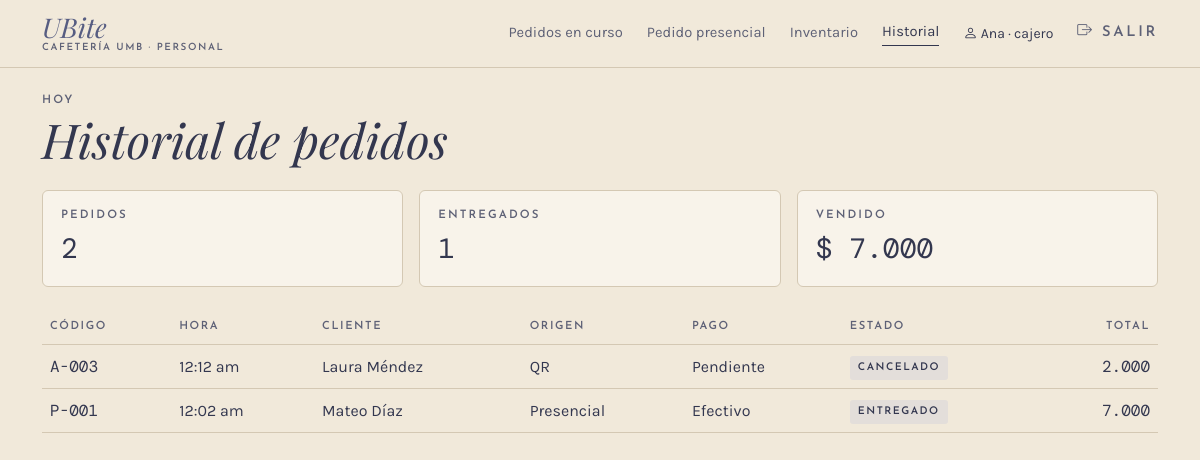
The page /caja/historial (signed in) on the database as committed earlier.
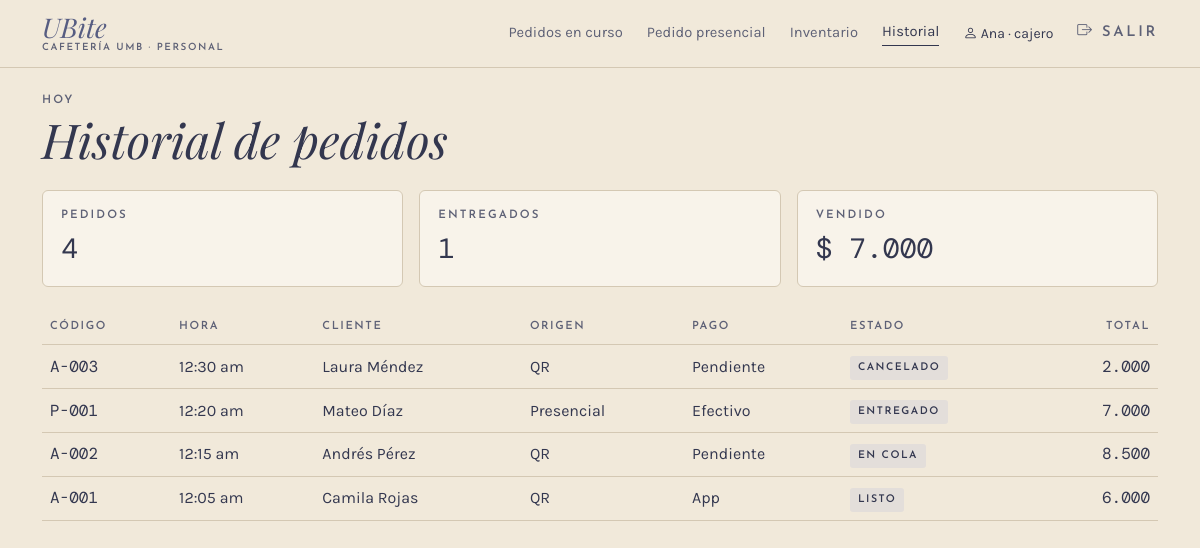
The same page on the database as committed later.
### app/models.py (models this page shows, shortened)
class Usuario(UserMixin, db.Model):
    __tablename__ = "usuario"
    __table_args__ = (
        db.CheckConstraint("rol IN ('cajero', 'administrador')", name="ck_usuario_rol"),
    )
    id_usuario = db.Column(db.Integer, primary_key=True, autoincrement=True)
    nombre = db.Column(db.Text, nullable=False)
    rol = db.Column(db.Text, nullable=False)
    username = db.Column(db.Text, nullable=False, unique=True)
    password_hash = db.Column(db.Text, nullable=False)
    activo = db.Column(db.Boolean, nullable=False, default=True)
    @property
    def is_active(self):
        return bool(self.activo)

class Pedido(db.Model):
    __tablename__ = "pedido"
    __table_args__ = (
        db.CheckConstraint("origen IN ('qr', 'presencial')", name="ck_pedido_origen"),
        db.CheckConstraint(
            "estado IN ('en_cola', 'en_preparacion', 'listo', 'entregado', 'cancelado')",
            name="ck_pedido_estado"),
        db.CheckConstraint("total >= 0", name="ck_pedido_total"),
    )
    TRANSICIONES = {
        "en_cola": {"en_preparacion", "listo", "cancelado"},
        "en_preparacion": {"listo", "cancelado"},
        "listo": {"entregado", "cancelado"},
        "entregado": set(),
        "cancelado": set(),
    }
    id_pedido = db.Column(db.Integer, primary_key=True, autoincrement=True)
    codigo = db.Column(db.Text, nullable=False, unique=True)
    id_cliente = db.Column(db.Integer, db.ForeignKey("cliente.id_cliente"), nullable=False)
    id_usuario = db.Column(db.Integer, db.ForeignKey("usuario.id_usuario"))
    fecha_hora = db.Column(db.DateTime, nullable=False, default=ahora)
    origen = db.Column(db.Text, nullable=False)
    estado = db.Column(db.Text, nullable=False, default="en_cola")
    total = db.Column(db.Float, nullable=False, default=0)
    cliente = db.relationship("Cliente", back_populates="pedidos")
    usuario = db.relationship("Usuario")
    detalles = db.relationship("DetallePedido", back_populates="pedido", lazy=True,
                               cascade="all, delete-orphan")
    pagos = db.relationship("Pago", back_populates="pedido", lazy=True)
    transacciones = db.relationship("Transaccion", back_populates="pedido", lazy=True)
    notificaciones = db.relationship("Notificacion", back_populates="pedido", lazy=True)

class Cliente(db.Model):
    __tablename__ = "cliente"
    id_cliente = db.Column(db.Integer, primary_key=True, autoincrement=True)
    nombre = db.Column(db.Text, nullable=False)
    telefono = db.Column(db.Text, nullable=False)
    fecha_registro = db.Column(db.DateTime, nullable=False, default=ahora)
    suscripcion_push = db.Column(db.Text)
    pedidos = db.relationship("Pedido", back_populates="cliente", lazy=True)

class Pago(db.Model):
    __tablename__ = "pago"
    __table_args__ = (
        db.CheckConstraint("metodo IN ('app', 'efectivo')", name="ck_pago_metodo"),
        db.CheckConstraint("estado IN ('pendiente', 'aprobado', 'rechazado')", name="ck_pago_estado"),
        db.CheckConstraint("monto > 0", name="ck_pago_monto"),
    )
    id_pago = db.Column(db.Integer, primary_key=True, autoincrement=True)
    id_pedido = db.Column(db.Integer, db.ForeignKey("pedido.id_pedido"), nullable=False)
    id_usuario = db.Column(db.Integer, db.ForeignKey("usuario.id_usuario"))
    metodo = db.Column(db.Text, nullable=False)
    medio = db.Column(db.Text)
    estado = db.Column(db.Text, nullable=False, default="pendiente")
    monto = db.Column(db.Float, nullable=False)
    referencia = db.Column(db.Text, unique=True)
    fecha = db.Column(db.DateTime, nullable=False, default=ahora)
    pedido = db.relationship("Pedido", back_populates="pagos")
    usuario = db.relationship("Usuario")

### app/routes/caja.py (the view)
@bp.route("/historial")
@rol_requerido(*PERSONAL)
def historial():
    pedidos = servicios.pedidos_del_dia()
    entregados = [p for p in pedidos if p.estado == "entregado"]
    return render_template("caja/historial.html", pedidos=pedidos,
                           vendido=sum(p.total for p in entregados), entregados=len(entregados))

### app/__init__.py (called while the page is built)
def pesos(valor):
    return f"{valor:,.0f}".replace(",", ".")

@login_manager.user_loader
def cargar_usuario(id_usuario):
    from .models import Usuario
    return db.session.get(Usuario, int(id_usuario))

### app/database.py (called while the page is built)
@event.listens_for(Engine, "begin")
def _iniciar(conexion):
    conexion.exec_driver_sql("BEGIN IMMEDIATE" if _escritura.get() else "BEGIN")

### app/models.py (called while the page is built)
def ahora():
    return datetime.now().replace(microsecond=0)

### app/routes/__init__.py (called while the page is built)
def rol_requerido(*roles):
    def decorador(vista):
        @wraps(vista)
        @login_required
        def envoltura(*args, **kwargs):
            if current_user.rol not in roles:
                abort(403)
            return vista(*args, **kwargs)
        return envoltura
    return decorador

def datos_menu():
    if not current_user.is_authenticated:
        return {}
    from flask import request
    admin = current_user.rol == "administrador"
    seccion = request.endpoint
    if seccion in ("inventario.entrada", "inventario.producto"):
        seccion = "inventario.lista"
    return {"es_admin": admin, "seccion": seccion,
            "menu_personal": MENU_ADMIN if admin else MENU_CAJERO,
            "menu_inferior": INFERIOR_ADMIN if admin else INFERIOR_CAJERO}

### app/routes/cliente.py (called while the page is built)
@bp.app_context_processor
def datos_carrito():
    carrito = session.get("carrito", {})
    return {"unidades_carrito": sum(carrito.values())}

### app/servicios.py (called while the page is built)
def pedidos_del_dia():
    hoy = ahora().date().isoformat()
    return (Pedido.query.filter(func.date(Pedido.fecha_hora) == hoy)
            .order_by(Pedido.fecha_hora.desc()).all())

### app/templates/caja/historial.html (shortened to what this page needs)
{% extends "caja/_base.html" %}
{% set titulo_barra = "Historial" %}
{% block panel %}
<p class="etiqueta mb-1">Hoy</p>
<h1 class="titulo display-5 mb-4 d-none d-lg-block">Historial de pedidos</h1>
<div class="row g-3 mb-4">
  <div class="col-sm-4"><div class="tarjeta"><p class="etiqueta mb-1">Pedidos</p><div class="mono fs-3">{{ pedidos|length }}</div></div></div>
  <div class="col-sm-4"><div class="tarjeta"><p class="etiqueta mb-1">Entregados</p><div class="mono fs-3">{{ entregados }}</div></div></div>
  <div class="col-sm-4"><div class="tarjeta"><p class="etiqueta mb-1">Vendido</p><div class="mono fs-3">$ {{ vendido|pesos }}</div></div></div>
</div>
<div class="table-responsive">
<table class="table tabla-ubite align-middle">
  <thead><tr><th>Código</th><th>Hora</th><th>Cliente</th><th>Origen</th><th>Pago</th><th>Estado</th><th class="text-end">Total</th></tr></thead>
  <tbody>
  {% for p in pedidos %}
  <tr>
    <td class="mono">{{ p.codigo }}</td>
    <td>{{ p.fecha_hora.strftime('%I:%M %p').lower() }}</td>
    <td>{{ p.cliente.nombre }}</td>
    <td>{{ "QR" if p.origen == "qr" else "Presencial" }}</td>
    <td>{% set pago = p.pagos|selectattr("estado", "equalto", "aprobado")|first %}{{ ("App" if pago.metodo == "app" else "Efectivo") if pago else "Pendiente" }}</td>
    <td><span class="chip">{{ ESTADOS[p.estado] }}</span></td>
    <td class="text-end mono">{{ p.total|pesos }}</td>
  </tr>
  {% else %}
  <tr><td colspan="7" class="suave">Todavía no hay pedidos hoy.</td></tr>
  {% endfor %}
  </tbody>
</table>
</div>
{% endblock %}

### app/templates/caja/_base.html (shortened to what this page needs)
{% extends "base.html" %}
{% block clase_main %}{{ 'con-lateral' if es_admin }} container-xl py-4 con-barra-inferior{% endblock %}
{% block encabezado %}
<header class="barra {{ 'd-lg-none' if es_admin }}">
  <div class="container-xl d-flex justify-content-between align-items-center">
    <a class="marca {% if titulo_barra %}d-none d-lg-inline-block{% endif %}" href="{{ url_for(menu_personal[0][0]) }}">
      <span class="nombre">UBite</span><span class="sub">Cafetería UMB · Personal</span>
    </a>
    {% if not es_admin %}
    <nav class="nav-personal d-none d-lg-flex gap-4 align-items-center">
      {% for ruta, texto, _ in menu_personal %}
      <a href="{{ url_for(ruta) }}" class="{{ 'activo' if seccion == ruta }}">{{ texto }}</a>
      {% endfor %}
      <span class="small"><i class="bi bi-person"></i> {{ current_user.nombre.split(' ')[0] }} · {{ current_user.rol }}</span>
      <a href="{{ url_for('auth.salir') }}" class="etiqueta"><i class="bi bi-box-arrow-right"></i> Salir</a>
    </nav>
    {% endif %}
  </div>
</header>
{% endblock %}
{% block contenido %}
{% block panel %}{% endblock %}
{% endblock %}

### app/templates/base.html (shortened to what this page needs)
<!DOCTYPE html>
<html lang="es">
<head>
  <link href="{{ url_for('static', filename='vendor/fuentes/fuentes.css') }}" rel="stylesheet">
  <link href="{{ url_for('static', filename='vendor/bootstrap/bootstrap.min.css') }}" rel="stylesheet">
  <link href="{{ url_for('static', filename='vendor/bootstrap-icons/bootstrap-icons.min.css') }}" rel="stylesheet">
  <link href="{{ url_for('static', filename='css/ubite.css') }}" rel="stylesheet">
</head>
<body>
  {% block encabezado %}{% endblock %}
  <main class="{% block clase_main %}container contenedor-movil py-4{% endblock %}">
    {% block contenido %}{% endblock %}
  </main>
</body>
</html>

### app/static/css/ubite.css (style rules this page uses)
:root { --papel: #F1E9DA; --papel-claro: #F8F3EA; --lavado: #E3DEDA; --linea: #D4C8B3; --tinta: #575D82; --tinta-oscura: #33374F; --tinta-suave: #5E6176; --alerta: #8A3B2E; --f-titulo: "Playfair Display", Georgia, serif; --f-etiqueta: "Josefin Sans", Arial, sans-serif; --f-texto: "Karla", Arial, sans-serif; --f-mono: "DM Mono", "Courier New", monospace; --bs-body-bg: var(--papel); --bs-body-color: var(--tinta-oscura); --bs-body-font-family: var(--f-texto); --bs-border-color: var(--linea); --bs-link-color-rgb: 51, 55, 79; --bs-link-hover-color-rgb: 87, 93, 130; }
html { background: var(--papel); }
body { min-height: 100vh; background: var(--papel); color: var(--tinta-oscura); font-family: var(--f-texto); }
.titulo { font-family: var(--f-titulo); font-style: italic; font-weight: 400; color: var(--tinta-oscura); line-height: 1.1; }
.etiqueta { font-family: var(--f-etiqueta); font-weight: 600; font-size: .72rem; letter-spacing: .18em; text-transform: uppercase; color: var(--tinta-suave); }
.mono { font-family: var(--f-mono); }
.barra { border-bottom: 1px solid var(--linea); padding: 14px 0; background: var(--papel); }
.marca { text-decoration: none; display: inline-block; line-height: 1; }
.marca .nombre { font-family: var(--f-titulo); font-style: italic; font-size: 1.7rem; color: var(--tinta); }
.marca .sub { display: block; margin-top: 2px; font-family: var(--f-etiqueta); font-weight: 600; font-size: .62rem; letter-spacing: .16em; text-transform: uppercase; color: var(--tinta-suave); }
.nav-personal a { font-size: .92rem; color: var(--tinta-suave); text-decoration: none; padding-bottom: 2px; }
.nav-personal a.activo, .nav-personal a:hover { color: var(--tinta-oscura); border-bottom: 1px solid var(--tinta-oscura); }
.tarjeta { display: block; background: var(--papel-claro); border: 1px solid var(--linea); border-radius: 6px; padding: 16px 18px; }
.chip { display: inline-block; font-family: var(--f-etiqueta); font-weight: 600; font-size: .66rem; letter-spacing: .14em; text-transform: uppercase; background: var(--lavado); color: var(--tinta-oscura); padding: 4px 8px; border-radius: 3px; }
.tabla-ubite { --bs-table-bg: transparent; --bs-table-color: var(--tinta-oscura); }
.tabla-ubite th { font-family: var(--f-etiqueta); font-size: .7rem; letter-spacing: .14em; text-transform: uppercase; color: var(--tinta-suave); font-weight: 600; }
.chip { white-space: nowrap; }

Rows that differ between the two databases and show on the page:
changed Pedido "CANCELADO": fecha_hora "12:12 am" → "12:30 am"
changed Pedido "Presencial": fecha_hora "12:02 am" → "12:20 am"
now on this page (row edited): Pedido: codigo "A-002", fecha_hora "12:15 am", cliente.nombre "Andrés Pérez", origen "QR", metodo "Pendiente", estado "EN COLA", total|pesos "8.500"
now on this page (row edited): Pedido: codigo "A-001", fecha_hora "12:05 am", cliente.nombre "Camila Rojas", origen "QR", estado "LISTO", total|pesos "6.000"
now on this page (row edited): Pago: metodo "App"
Other text that changed with them:
{{ pedidos|length }}: "2" → "4"
